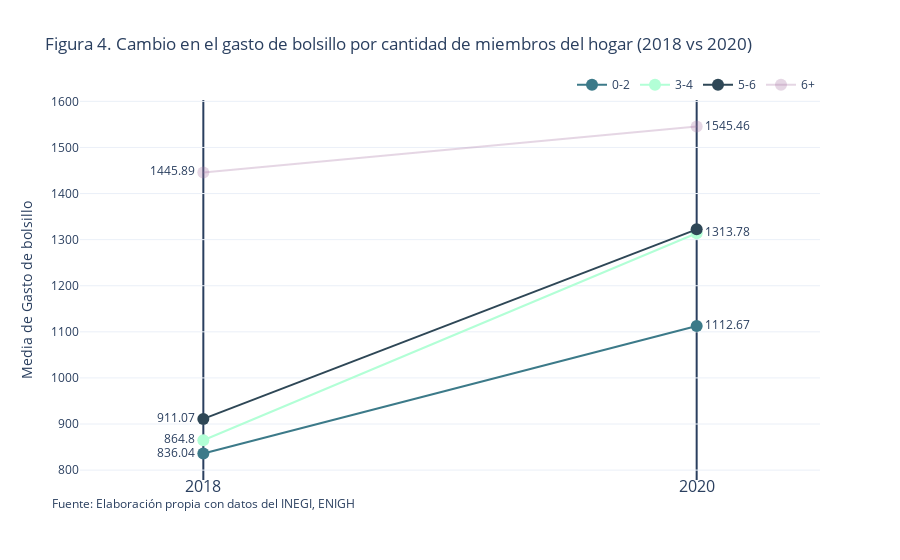

Notebook source saved alongside this figure:
### Code cell
def color(x, rel):
    opacity = '1' if rel else '0.3'
    if x == '0-2':
        return CATEGORY_PALETTE_OPACITY[0].replace('x', opacity)
    elif x == '3-4':
        return CATEGORY_PALETTE_OPACITY[1].replace('x', opacity)
    elif x == '5-6':
        return CATEGORY_PALETTE_OPACITY[2].replace('x', opacity)
    elif x == '6+':
        return CATEGORY_PALETTE_OPACITY[3].replace('x', opacity)
    else:
        return CATEGORY_PALETTE_OPACITY[4].replace('x', opacity)

fig = go.Figure()
for i in r18.member_group:
    dats = r1820[r1820.member_group == i][['2018', '2020', 'relevant']]
    if i == '5-6':
        text = [dats['2018'].values[0], '']
    else:
        text = [dats['2018'].values[0], dats['2020'].values[0]]
    colors = color(i, dats.relevant.values[0])
    fig.add_trace(
        go.Scatter(
            x=[2018, 2020],
            y=[dats['2018'].values[0], dats['2020'].values[0]],
            mode="lines+markers+text",
            text=text,
            textposition=["middle left", "middle right"],
            marker=dict(size=12, color=colors),
            name=i,
        )
    )

fig.add_annotation(yref='paper', x=2018, y=-0.05, text='2018', showarrow=False, font=dict(size=16))
fig.add_annotation(yref='paper', x=2020, y=-0.05, text='2020', showarrow=False, font=dict(size=16))
fig.add_shape(
    type="line",
    x0=2018,
    x1=2018,
    y0=0,
    y1=1,
    xref="x",
    yref="paper",
    layer="below",
)
fig.add_shape(
    type="line",
    x0=2020,
    x1=2020,
    y0=0,
    y1=1,
    xref="x",
    yref="paper",
    layer="below",
)
fig.update_xaxes(range=[2017.5, 2020.5], visible=False)
fig.update_layout(title_text="Figura 4. Cambio en el gasto de bolsillo por cantidad de miembros del hogar (2018 vs 2020)", 
                  yaxis_title="Media de Gasto de bolsillo", xaxis_title="",
                  legend=dict(orientation="h", yanchor="bottom", y=1.002, xanchor="right", x=1),
                  template="plotly_white",)
fig.add_annotation(xref='paper', yref='paper', x=-0.04, y=-0.09, text='Fuente: Elaboración propia con datos del INEGI, ENIGH', showarrow=False)
fig.write_image("images/fig3.png", width=1000, height=600)
fig.show()

### Figure 1 — Plotly figure (JSON) as saved in the notebook; plotly's stock layout.template omitted (floating-point values rounded to 4 significant figures)
{"data": [{"marker": {"color": "rgba(60, 122, 137, 1)", "size": 12}, "mode": "lines+markers+text", "name": "0-2", "text": ["836.04", "1112.67"], "textposition": ["middle left", "middle right"], "type": "scatter", "x": [2018, 2020], "y": [836.0, 1113.0]}, {"marker": {"color": "rgba(178, 255, 214, 1)", "size": 12}, "mode": "lines+markers+text", "name": "3-4", "text": ["864.8", "1313.78"], "textposition": ["middle left", "middle right"], "type": "scatter", "x": [2018, 2020], "y": [864.8, 1314.0]}, {"marker": {"color": "rgba(46, 71, 86, 1)", "size": 12}, "mode": "lines+markers+text", "name": "5-6", "text": ["911.07", ""], "textposition": ["middle left", "middle right"], "type": "scatter", "x": [2018, 2020], "y": [911.1, 1322.0]}, {"marker": {"color": "rgba(170, 120, 166, 0.3)", "size": 12}, "mode": "lines+markers+text", "name": "6+", "text": ["1445.89", "1545.46"], "textposition": ["middle left", "middle right"], "type": "scatter", "x": [2018, 2020], "y": [1446.0, 1545.0]}], "layout": {"annotations": [{"font": {"size": 16}, "showarrow": false, "text": "2018", "x": 2018, "y": -0.05, "yref": "paper"}, {"font": {"size": 16}, "showarrow": false, "text": "2020", "x": 2020, "y": -0.05, "yref": "paper"}, {"showarrow": false, "text": "Fuente: Elaboración propia con datos del INEGI, ENIGH", "x": -0.04, "xref": "paper", "y": -0.09, "yref": "paper"}], "legend": {"orientation": "h", "x": 1, "xanchor": "right", "y": 1.002, "yanchor": "bottom"}, "shapes": [{"layer": "below", "type": "line", "x0": 2018, "x1": 2018, "xref": "x", "y0": 0, "y1": 1, "yref": "paper"}, {"layer": "below", "type": "line", "x0": 2020, "x1": 2020, "xref": "x", "y0": 0, "y1": 1, "yref": "paper"}], "title": {"text": "Figura 4. Cambio en el gasto de bolsillo por cantidad de miembros del hogar (2018 vs 2020)"}, "xaxis": {"range": [2018.0, 2020.0], "title": {"text": ""}, "visible": false}, "yaxis": {"title": {"text": "Media de Gasto de bolsillo"}}}}
